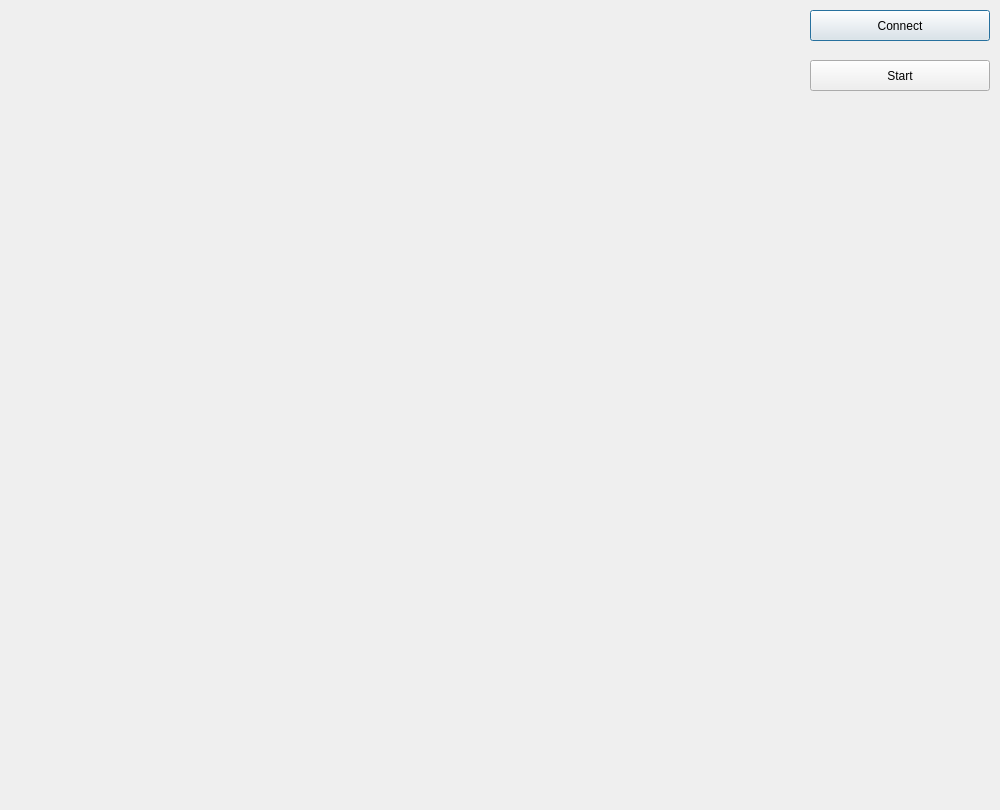
<?xml version="1.0" encoding="UTF-8"?>
<ui version="4.0">
 <class>Dialog</class>
 <widget class="QDialog" name="Dialog">
  <property name="geometry">
   <rect>
    <x>0</x>
    <y>0</y>
    <width>1000</width>
    <height>810</height>
   </rect>
  </property>
  <property name="windowTitle">
   <string>MMWave Radar</string>
  </property>
  <widget class="QPushButton" name="connectBtn">
   <property name="geometry">
    <rect>
     <x>810</x>
     <y>10</y>
     <width>180</width>
     <height>31</height>
    </rect>
   </property>
   <property name="text">
    <string>Connect</string>
   </property>
  </widget>
  <widget class="PlotWidget" name="xyPlot" native="true">
   <property name="geometry">
    <rect>
     <x>10</x>
     <y>10</y>
     <width>390</width>
     <height>390</height>
    </rect>
   </property>
  </widget>
  <widget class="PlotWidget" name="xzPlot" native="true">
   <property name="geometry">
    <rect>
     <x>410</x>
     <y>10</y>
     <width>390</width>
     <height>390</height>
    </rect>
   </property>
  </widget>
  <widget class="QPushButton" name="startBtn">
   <property name="geometry">
    <rect>
     <x>810</x>
     <y>60</y>
     <width>180</width>
     <height>31</height>
    </rect>
   </property>
   <property name="text">
    <string>Start</string>
   </property>
  </widget>
  <widget class="PlotWidget" name="heatmapPlot" native="true">
   <property name="geometry">
    <rect>
     <x>10</x>
     <y>410</y>
     <width>390</width>
     <height>390</height>
    </rect>
   </property>
  </widget>
  <widget class="PlotWidget" name="cameraView" native="true">
   <property name="geometry">
    <rect>
     <x>410</x>
     <y>410</y>
     <width>390</width>
     <height>390</height>
    </rect>
   </property>
  </widget>
 </widget>
 <customwidgets>
  <customwidget>
   <class>PlotWidget</class>
   <extends>QWidget</extends>
   <header>pyqtgraph.h</header>
   <container>1</container>
  </customwidget>
 </customwidgets>
 <resources/>
 <connections/>
</ui>
